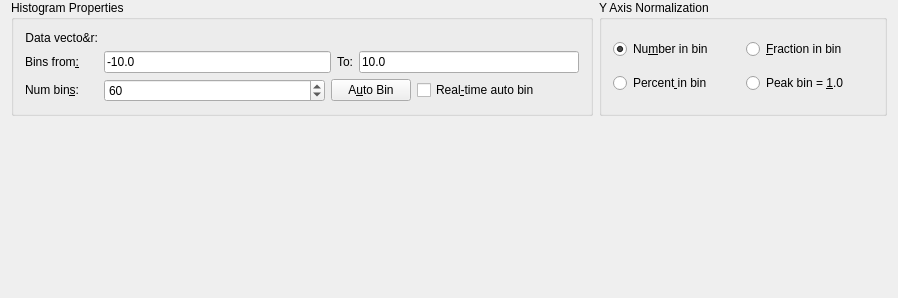
<ui version="4.0" >
 <class>HistogramTab</class>
 <widget class="QWidget" name="HistogramTab" >
  <property name="geometry" >
   <rect>
    <x>0</x>
    <y>0</y>
    <width>898</width>
    <height>298</height>
   </rect>
  </property>
  <property name="sizePolicy" >
   <sizepolicy vsizetype="Fixed" hsizetype="Preferred" >
    <horstretch>0</horstretch>
    <verstretch>0</verstretch>
   </sizepolicy>
  </property>
  <layout class="QGridLayout" name="gridLayout_2" >
   <property name="topMargin" >
    <number>0</number>
   </property>
   <item row="0" column="0" colspan="2" >
    <widget class="QGroupBox" name="ButtonGroup1_3" >
     <property name="sizePolicy" >
      <sizepolicy vsizetype="Fixed" hsizetype="Preferred" >
       <horstretch>0</horstretch>
       <verstretch>0</verstretch>
      </sizepolicy>
     </property>
     <property name="title" >
      <string>Histogram Properties</string>
     </property>
     <layout class="QGridLayout" name="gridLayout" >
      <item row="0" column="0" >
       <widget class="QLabel" name="_vectorLabel" >
        <property name="sizePolicy" >
         <sizepolicy vsizetype="Fixed" hsizetype="Fixed" >
          <horstretch>0</horstretch>
          <verstretch>0</verstretch>
         </sizepolicy>
        </property>
        <property name="text" >
         <string>Data vecto&amp;r:</string>
        </property>
        <property name="alignment" >
         <set>Qt::AlignRight|Qt::AlignTrailing|Qt::AlignVCenter</set>
        </property>
        <property name="wordWrap" >
         <bool>false</bool>
        </property>
       </widget>
      </item>
      <item row="0" column="1" colspan="4" >
       <widget class="Kst::VectorSelector" native="1" name="_vector" >
        <property name="sizePolicy" >
         <sizepolicy vsizetype="Preferred" hsizetype="Expanding" >
          <horstretch>0</horstretch>
          <verstretch>0</verstretch>
         </sizepolicy>
        </property>
       </widget>
      </item>
      <item row="1" column="0" >
       <widget class="QLabel" name="TextLabel1_4_2_2" >
        <property name="sizePolicy" >
         <sizepolicy vsizetype="Fixed" hsizetype="Fixed" >
          <horstretch>0</horstretch>
          <verstretch>0</verstretch>
         </sizepolicy>
        </property>
        <property name="text" >
         <string>Bins from&amp;:</string>
        </property>
        <property name="alignment" >
         <set>Qt::AlignRight|Qt::AlignTrailing|Qt::AlignVCenter</set>
        </property>
        <property name="wordWrap" >
         <bool>false</bool>
        </property>
        <property name="buddy" >
         <cstring>_min</cstring>
        </property>
       </widget>
      </item>
      <item row="1" column="1" colspan="2" >
       <widget class="QLineEdit" name="_min" >
        <property name="sizePolicy" >
         <sizepolicy vsizetype="Fixed" hsizetype="Expanding" >
          <horstretch>0</horstretch>
          <verstretch>0</verstretch>
         </sizepolicy>
        </property>
        <property name="whatsThis" >
         <string>The lower limit of the lowest bin.  Values below this limit will not be counted in any bin.</string>
        </property>
        <property name="text" >
         <string>-10.0</string>
        </property>
       </widget>
      </item>
      <item row="1" column="3" >
       <widget class="QLabel" name="TextLabel4_5_2" >
        <property name="sizePolicy" >
         <sizepolicy vsizetype="Fixed" hsizetype="Fixed" >
          <horstretch>0</horstretch>
          <verstretch>0</verstretch>
         </sizepolicy>
        </property>
        <property name="text" >
         <string>To:</string>
        </property>
        <property name="wordWrap" >
         <bool>false</bool>
        </property>
        <property name="buddy" >
         <cstring>_max</cstring>
        </property>
       </widget>
      </item>
      <item row="1" column="4" >
       <widget class="QLineEdit" name="_max" >
        <property name="sizePolicy" >
         <sizepolicy vsizetype="Fixed" hsizetype="Expanding" >
          <horstretch>0</horstretch>
          <verstretch>0</verstretch>
         </sizepolicy>
        </property>
        <property name="whatsThis" >
         <string>The upper limit of the highest bin.  Values above this limit will not be counted in any bin.</string>
        </property>
        <property name="text" >
         <string>10.0</string>
        </property>
       </widget>
      </item>
      <item row="2" column="0" >
       <widget class="QLabel" name="TextLabel5_2" >
        <property name="sizePolicy" >
         <sizepolicy vsizetype="Fixed" hsizetype="Fixed" >
          <horstretch>0</horstretch>
          <verstretch>0</verstretch>
         </sizepolicy>
        </property>
        <property name="text" >
         <string>Num bin&amp;s:</string>
        </property>
        <property name="alignment" >
         <set>Qt::AlignRight|Qt::AlignTrailing|Qt::AlignVCenter</set>
        </property>
        <property name="wordWrap" >
         <bool>false</bool>
        </property>
        <property name="buddy" >
         <cstring>_numberOfBins</cstring>
        </property>
       </widget>
      </item>
      <item row="2" column="1" >
       <widget class="QSpinBox" name="_numberOfBins" >
        <property name="sizePolicy" >
         <sizepolicy vsizetype="Fixed" hsizetype="Expanding" >
          <horstretch>0</horstretch>
          <verstretch>0</verstretch>
         </sizepolicy>
        </property>
        <property name="whatsThis" >
         <string>The number of bins in the Histogram.</string>
        </property>
        <property name="maximum" >
         <number>1000000</number>
        </property>
        <property name="singleStep" >
         <number>5</number>
        </property>
        <property name="value" >
         <number>60</number>
        </property>
       </widget>
      </item>
      <item row="2" column="2" colspan="3" >
       <layout class="QHBoxLayout" >
        <property name="margin" >
         <number>0</number>
        </property>
        <item>
         <widget class="QPushButton" name="AutoBin" >
          <property name="sizePolicy" >
           <sizepolicy vsizetype="Fixed" hsizetype="Fixed" >
            <horstretch>0</horstretch>
            <verstretch>0</verstretch>
           </sizepolicy>
          </property>
          <property name="whatsThis" >
           <string>Set the upper and lower limits, and the number of bins to a reasonable default.</string>
          </property>
          <property name="text" >
           <string>A&amp;uto Bin</string>
          </property>
         </widget>
        </item>
        <item>
         <widget class="QCheckBox" name="_realTimeAutoBin" >
          <property name="text" >
           <string>Real&amp;-time auto bin</string>
          </property>
         </widget>
        </item>
       </layout>
      </item>
     </layout>
    </widget>
   </item>
   <item row="0" column="2" >
    <widget class="QGroupBox" name="ButtonGroup5" >
     <property name="title" >
      <string>Y Axis Normalization</string>
     </property>
     <layout class="QGridLayout" >
      <property name="margin" >
       <number>11</number>
      </property>
      <property name="spacing" >
       <number>6</number>
      </property>
      <item row="1" column="0" >
       <widget class="QRadioButton" name="_normalizationIsPercent" >
        <property name="whatsThis" >
         <string>The Y axis of the histogram reports the percent of the samples in the bin.</string>
        </property>
        <property name="text" >
         <string>Percent&amp; in bin</string>
        </property>
       </widget>
      </item>
      <item row="0" column="1" >
       <widget class="QRadioButton" name="_normalizationIsFraction" >
        <property name="whatsThis" >
         <string>The Y axis of the histogram reports the fraction of samples in the bin.</string>
        </property>
        <property name="text" >
         <string>&amp;Fraction in bin</string>
        </property>
       </widget>
      </item>
      <item row="0" column="0" >
       <widget class="QRadioButton" name="_normalizationIsNumber" >
        <property name="whatsThis" >
         <string>The Y axis of the histogram reports the number of samples in the bin.</string>
        </property>
        <property name="text" >
         <string>Nu&amp;mber in bin</string>
        </property>
        <property name="checked" >
         <bool>true</bool>
        </property>
       </widget>
      </item>
      <item row="1" column="1" >
       <widget class="QRadioButton" name="_normalizationMaximumOne" >
        <property name="whatsThis" >
         <string>The Y axis of the histogram is normalized so that the highest bin is 1.</string>
        </property>
        <property name="text" >
         <string>Peak bin = &amp;1.0</string>
        </property>
        <property name="shortcut" >
         <string>Alt+1</string>
        </property>
       </widget>
      </item>
     </layout>
    </widget>
   </item>
   <item row="1" column="0" >
    <widget class="Kst::CurveAppearance" native="1" name="_curveAppearance" />
   </item>
   <item row="1" column="1" colspan="2" >
    <widget class="Kst::CurvePlacement" native="1" name="_curvePlacement" />
   </item>
  </layout>
 </widget>
 <layoutdefault spacing="6" margin="11" />
 <customwidgets>
  <customwidget>
   <class>Kst::VectorSelector</class>
   <extends>QWidget</extends>
   <header>vectorselector.h</header>
  </customwidget>
  <customwidget>
   <class>Kst::CurvePlacement</class>
   <extends>QWidget</extends>
   <header>curveplacement.h</header>
  </customwidget>
  <customwidget>
   <class>Kst::CurveAppearance</class>
   <extends>QWidget</extends>
   <header>curveappearance.h</header>
  </customwidget>
 </customwidgets>
 <tabstops>
  <tabstop>_vector</tabstop>
  <tabstop>_min</tabstop>
  <tabstop>_max</tabstop>
  <tabstop>_numberOfBins</tabstop>
  <tabstop>AutoBin</tabstop>
  <tabstop>_realTimeAutoBin</tabstop>
  <tabstop>_normalizationIsNumber</tabstop>
  <tabstop>_curveAppearance</tabstop>
  <tabstop>_curvePlacement</tabstop>
 </tabstops>
 <resources/>
 <connections/>
</ui>
